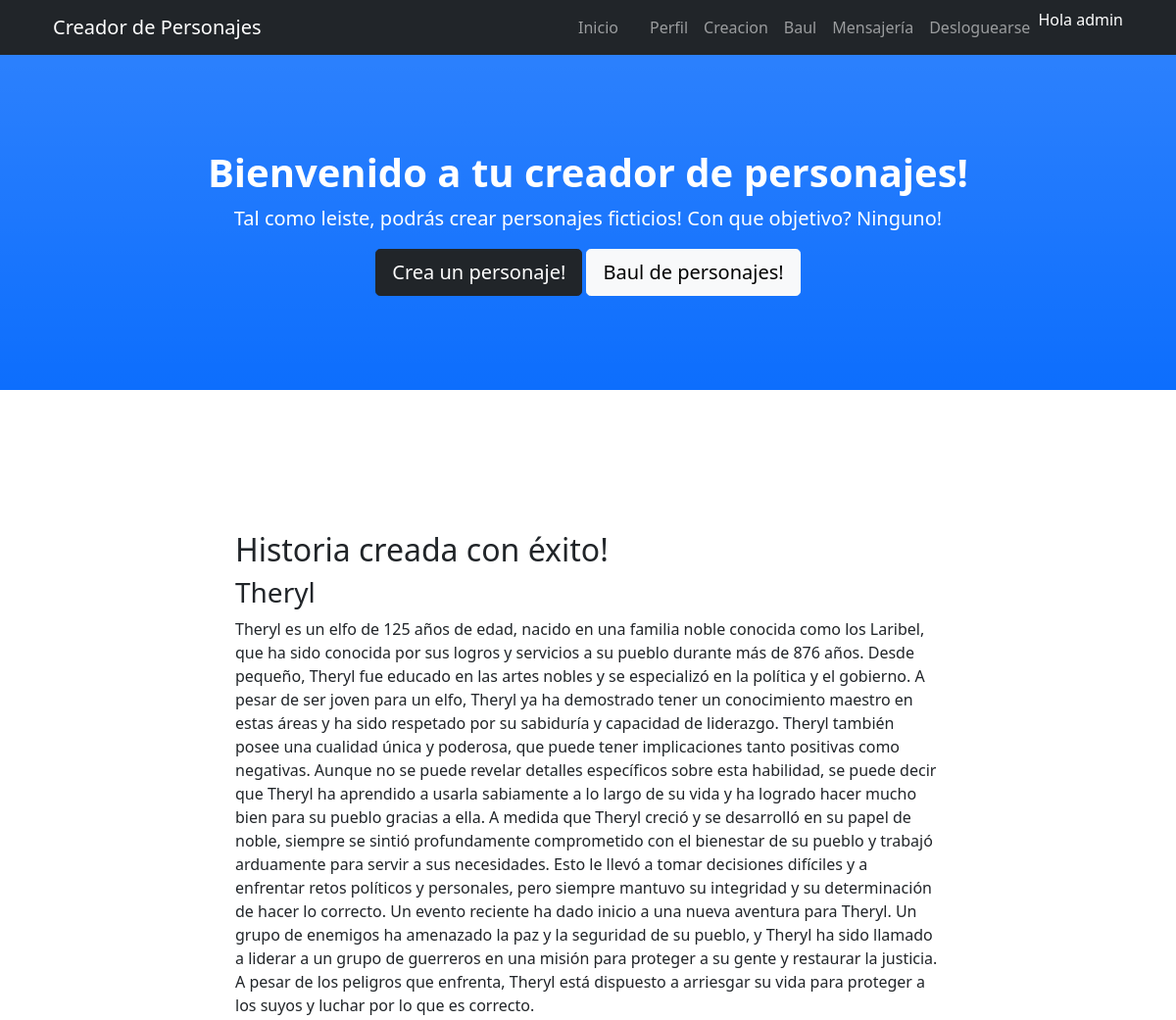
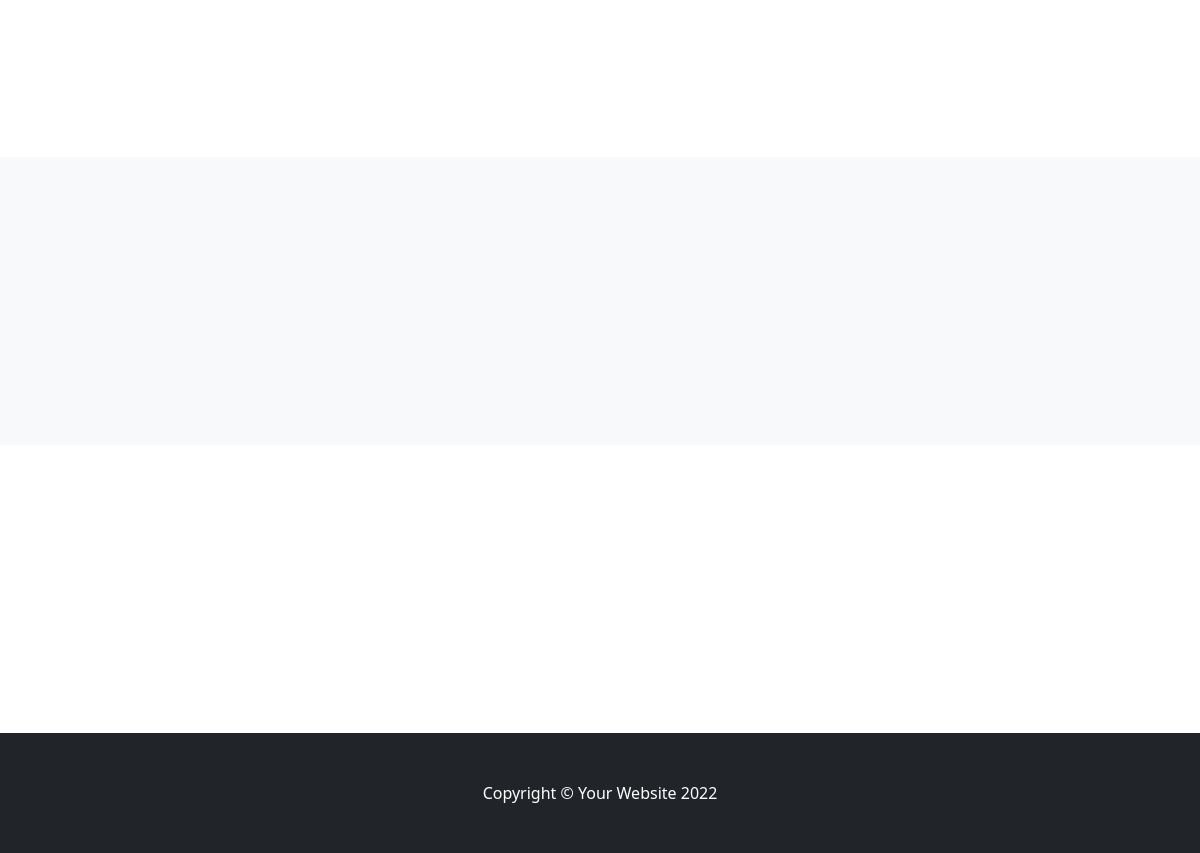
The app's page /PersonajesApp/crearHistoria/6/ (signed in) with its own data (2 pictures, top to bottom).
### PersonajesApp/models.py (models this page shows, shortened)
class DatosPersonaje(models.Model):
    idPersonaje = models.AutoField(primary_key=True)
    nombre=models.CharField(max_length=50)
    raza=models.CharField(max_length=50)
    edad = models.IntegerField()
    altura = models.FloatField()
    peso = models.IntegerField()
    usuario = models.CharField(max_length=50)

class HistoriaPersonaje(models.Model):
    idPersonaje = models.ForeignKey(DatosPersonaje, on_delete=models.CASCADE)
    historia = models.TextField()

### PersonajesApp/views.py (the view, shortened to what this page needs)
# urls.py: path("crearHistoria/<personaje_id>/",crearHistoria, name="crearHistoria"),
@login_required
def crearHistoria(request, personaje_id):
    personaje = DatosPersonaje.objects.get(idPersonaje= personaje_id)
    profesion_id = Relacion_personaje_profesion.objects.get(idPersonaje_id=personaje_id).idProfesion_id
    profesion = DatosProfesion.objects.get(idProfesion = profesion_id)
    familia_id = Relacion_personaje_familia.objects.get(idPersonaje_id=personaje_id).idFamilia_id
    familia = DatosFamilia.objects.get(idFamilia = familia_id)
    nombrePersonaje = personaje.nombre
    aniosPersonaje = personaje.edad
    razaPersonaje = personaje.raza
    nombreFamilia = familia.familia
    profesionFamilia = familia.profesionFamilia
    antiguedadFamilia = familia.antiguedad
    profesionPersonaje = profesion.profesion
    expertisPersonaje = profesion.expertis
    semilla = random.random()
    prompt_chatGPT3 = f"""Usar semilla: "{semilla}". Estilo de J. R. R. Tolkien. Redactar en 200 palabras la hoja de vida de un personaje ficticio llamado  "{nombrePersonaje}", de raza {razaPersonaje}.Creció en una familia de nombre "{nombreFamilia}" que tiene {antiguedadFamilia} años de antigüedad. Históricamente la familia se dedicó a la {profesionFamilia}. "{nombrePersonaje}" ejerce la profesión de {profesionPersonaje} y tiene un conocimiento {expertisPersonaje}. {nombrePersonaje} tiene {aniosPersonaje} años. Cualidad única al azar, decidir al azar si tiene implicancias negativas, neutras o positivas. Desarrollar introducción y crecimiento del personaje en relación a su pueblo. Finalizar con evento narrativo que de inicio a una aventura."""
    historia_vieja = HistoriaPersonaje.objects.filter(idPersonaje_id=personaje_id)
    if len(historia_vieja)!= 0:
        if historia_vieja[0].historia != "Error al crear historia":
            historia = historia_vieja[0].historia
            return render(request,"crearHistoria.html",{"personaje":personaje,"historia":historia,"mensaje":"Historia creada con éxito!"})
    else:
        respuesta_chat, mensaje = send_message(prompt_chatGPT3)
        HistoriaPersonaje.objects.create(idPersonaje_id=personaje_id,historia = respuesta_chat)
        historia = HistoriaPersonaje.objects.filter(idPersonaje_id=personaje_id)[0].historia
    return render(request,"crearHistoria.html",{"personaje":personaje,"historia":historia,"mensaje":mensaje})

### PersonajesApp/templates/crearHistoria.html (shortened to what this page needs)
{% extends './padre.html' %} {% load static %} {% block contenidoEleccion %}
<section id="about">
  <div class="container px-4">
    <div class="row gx-4 justify-content-center">
      <div class="col-lg-8" id="crearPJ">
        {% if mensaje %}
        <h2>{{ mensaje }}</h2>
        <h3>{{ personaje.nombre }}</h3>
        <p> {{ historia }} </p>
        {% endif %}
      </div>
    </div>
  </div>
</section>
{% endblock %}

### PersonajesApp/templates/padre.html (shortened to what this page needs)
<!DOCTYPE html>
<html lang="en">
  <head>
    {% load static %}
    <link href="{% static 'css/styles.css' %}" rel="stylesheet" />
  </head>
  <body id="page-top">
    <nav
      class="navbar navbar-expand-lg navbar-dark bg-dark fixed-top"
      id="mainNav"
    >
      <div class="container px-4">
        <a class="navbar-brand" href="#page-top">Creador de Personajes</a>
        <div class="collapse navbar-collapse" id="navbarResponsive">
          <ul class="navbar-nav ms-auto">
            <li class="nav-item">
              <a class="nav-link" href="{% url 'inicio' %}">Inicio</a>
            </li>
            {% if user.is_authenticated %}
            <li class="nav-item">
              <a class="nav-link" href="{% url 'perfilUsuario' %}"
                ><img src="{{ avatar }}" height="40rem"
              /></a>
            </li>
            <li class="nav-item">
              <a class="nav-link" href="{% url 'perfilUsuario' %}">Perfil</a>
            </li>
            <li class="nav-item">
              <a class="nav-link" href="{% url 'creacionPj' %}">Creacion</a>
            </li>
            <li class="nav-item">
              <a class="nav-link" href="{% url 'baulPersonajes' %}">Baul</a>
            </li>
            <li class="nav-item">
              <a class="nav-link" href="{% url 'mensajeria' %}">Mensajería</a>
            </li>
            <li class="nav-item">
              <a class="nav-link" href="{% url 'Logout' %}">Desloguearse</a>
            </li>
            <p style="color: white">Hola {{ user.username }}</p>
            {% endif %}
          </ul>
        </div>
      </div>
    </nav>
    <header class="bg-primary bg-gradient text-white">
      <div class="container px-4 text-center">
        <h1 class="fw-bolder">Bienvenido a tu creador de personajes!</h1>
        <p class="lead">
          Tal como leiste, podrás crear personajes ficticios! Con que objetivo?
          Ninguno!
        </p>
        {% if user.is_authenticated %}
        <a class="btn btn-lg btn-dark" href="{% url 'creacionPj' %}"
          >Crea un personaje!</a
        >
        <a class="btn btn-lg btn-light" href="{% url 'baulPersonajes' %}"
          >Baul de personajes!</a
        >
        {% endif %}
      </div>
    </header>
    {% block contenidoEleccion %} {% endblock %}
    <section class="bg-light" id="services">
    </section>
    <section id="contact">
    </section>
    <footer class="py-5 bg-dark">
      <div class="container px-4">
        <p class="m-0 text-center text-white">
          Copyright &copy; Your Website 2022
        </p>
      </div>
    </footer>
  </body>
</html>

### records on screen
DatosPersonaje: nombre "Theryl"
HistoriaPersonaje: historia "Theryl es un elfo de 125 años de edad, nacido en una familia noble conocida como los Laribel, que ha sido conocida por sus logros y servicios a su pueblo durante más de 876 años. Desde pequeño, Theryl fue educado en las artes nobles y se especializó en la política y el gobierno. A pesar de ser joven para un elfo, Theryl ya ha demostrado tener un conocimiento maestro en estas áreas y ha sido respetado por su sabiduría y capacidad de liderazgo. Theryl también posee una cualidad única y poderosa, que puede tener implicaciones tanto positivas como negativas. Aunque no se puede revelar detalles específicos sobre esta habilidad, se puede decir que Theryl ha aprendido a usarla sabiamente a lo…"

### other values on screen
{{ user.username }} "admin"
{{ mensaje }} "Historia creada con éxito!"
